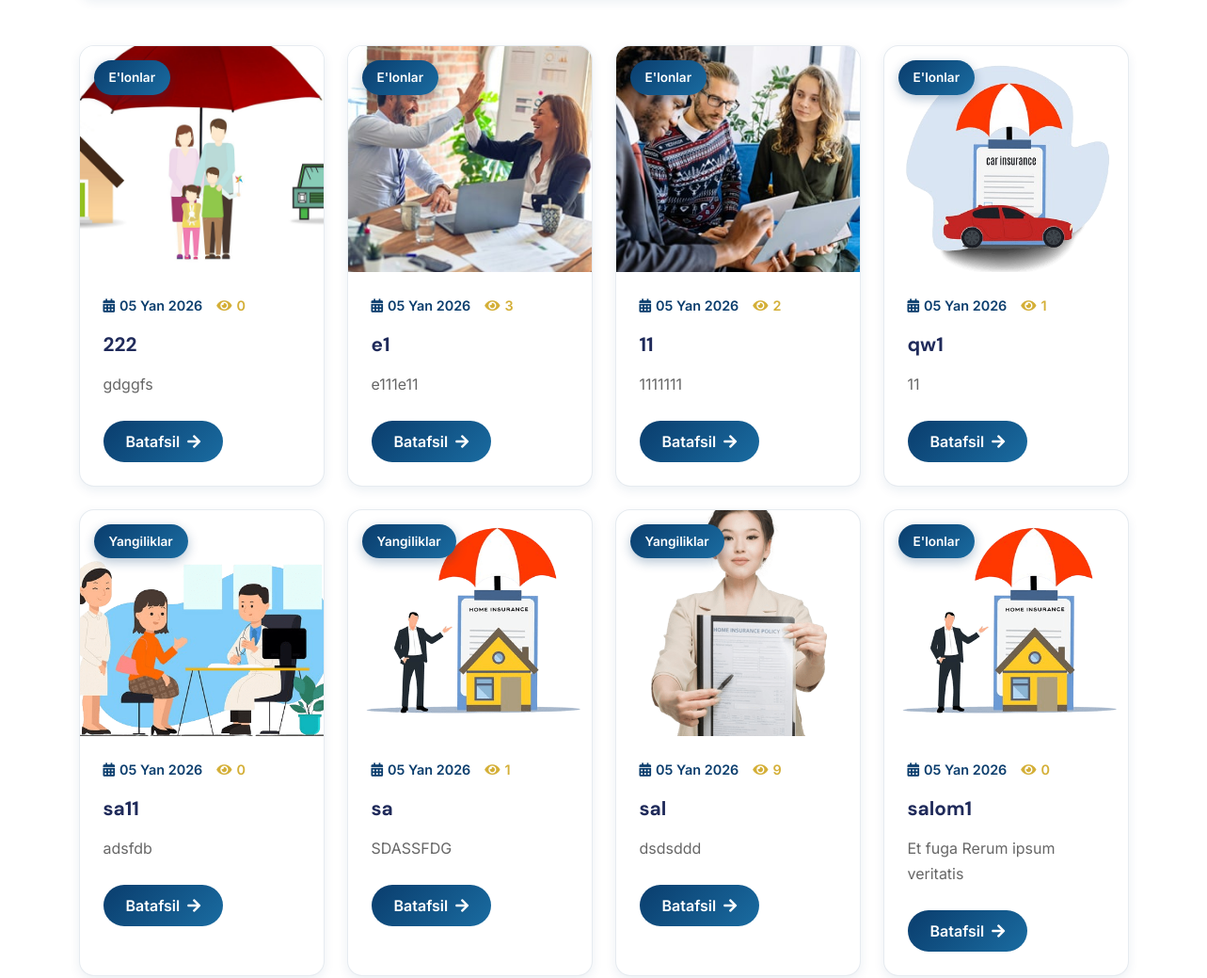
The app's page /yangiliklar/ (middle part), older data.
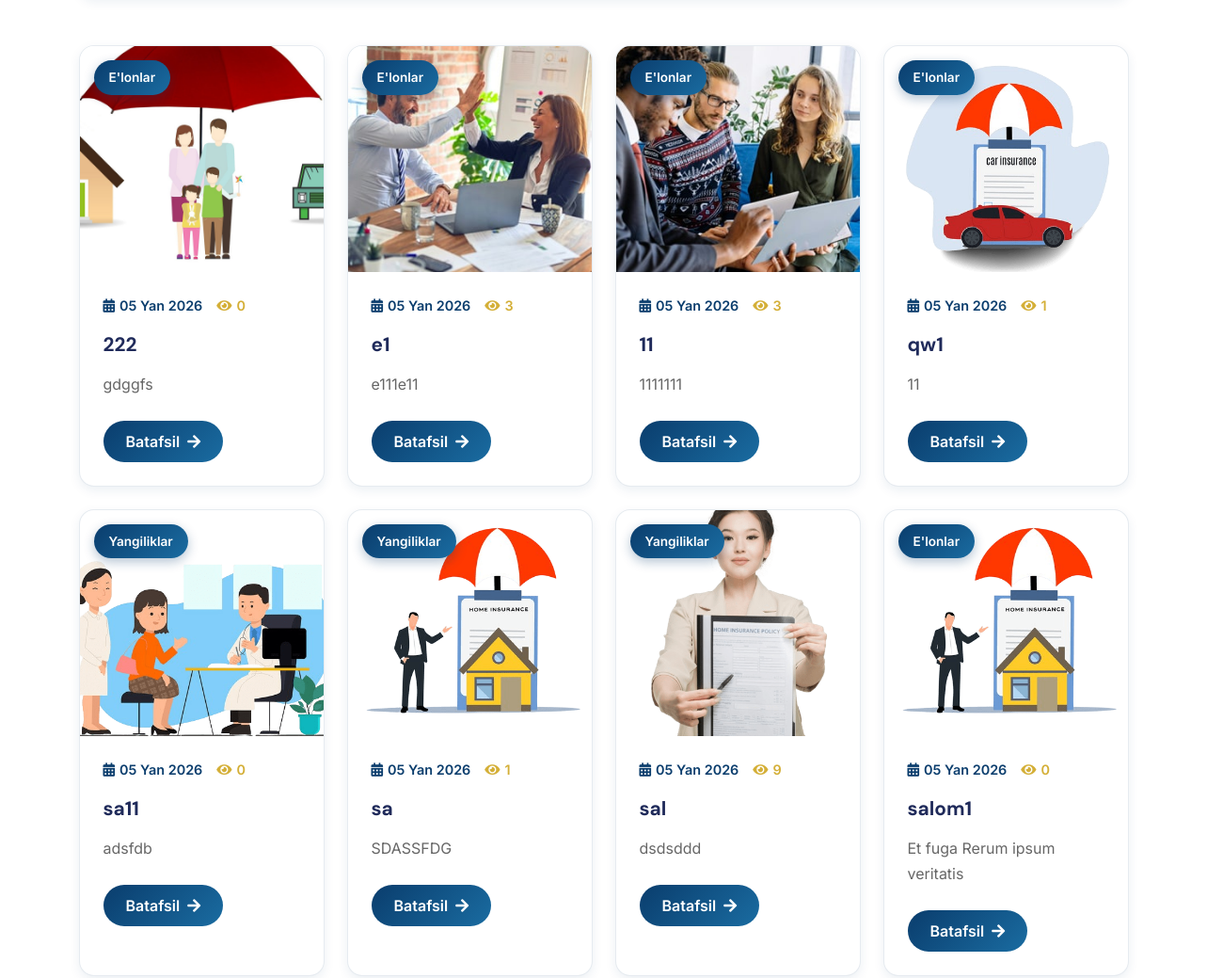
The same page, newer data.
### news/models.py (models this page shows, shortened)
class Post(models.Model):
    STATUS_CHOICES = (
        ('draft', 'Draft'),
        ('published', 'Published'),
        ('featured', 'Featured'),
    )
    title = models.CharField(max_length=200)
    slug = models.SlugField(unique=True, max_length=200, blank=True)
    author = models.ForeignKey(User, on_delete=models.CASCADE, related_name='blog_posts')
    category = models.ForeignKey(Category, on_delete=models.CASCADE, related_name='posts')
    content = models.TextField()
    excerpt = models.TextField(max_length=300, blank=True)
    image = models.ImageField(upload_to='blog/images/')
    status = models.CharField(max_length=10, choices=STATUS_CHOICES, default='draft')
    views = models.PositiveIntegerField(default=0)
    is_main = models.BooleanField(default=False)
    published_date = models.DateTimeField(default=timezone.now)
    created_at = models.DateTimeField(auto_now_add=True)
    updated_at = models.DateTimeField(auto_now=True)
    class Meta:
        ordering = ('-published_date',)
    def get_absolute_url(self):
        return reverse('post_detail', kwargs={'slug': self.slug})

class Category(models.Model):
    name = models.CharField(max_length=100)
    slug = models.SlugField(unique=True, blank=True)
    description = models.TextField(blank=True)
    created_at = models.DateTimeField(auto_now_add=True)
    class Meta:
        verbose_name_plural = "Categories"

### news/views.py (the view)
# urls.py: path('yangiliklar/', PostListView.as_view(), name='post_list'),
class PostListView(ListView):
    model = Post
    template_name = 'post_list.html'
    context_object_name = 'posts'
    paginate_by = 8
    def get_queryset(self):
        queryset = Post.objects.filter(status='published')
        category_slug = self.kwargs.get('category_slug')
        if category_slug:
            category = get_object_or_404(Category, slug=category_slug)
            queryset = queryset.filter(category=category)
        search_query = self.request.GET.get('q')
        if search_query:
            queryset = queryset.filter(
                Q(title__icontains=search_query) |
                Q(content__icontains=search_query) |
                Q(excerpt__icontains=search_query)
            )
        return queryset
    def get_context_data(self, **kwargs):
        context = super().get_context_data(**kwargs)
        context['categories'] = Category.objects.all()
        context['recent_posts'] = Post.objects.filter(status='published')[:5]
        context['featured_posts'] = Post.objects.filter(status='published', is_main=True)[:3]
        return context

### templates/post_list.html (shortened to what this page needs)
{% extends "index.html" %}
{% load static %}
{% block content %}
<div class="container">
    {% if posts %}
    <div class="row g-4" id="postsGrid">
        {% for post in posts %}
        <div class="col-12 col-md-6 col-lg-3 wow fadeInUp" style="--animation-order: {{ forloop.counter }}">
            <div class="post-card">
                <div class="post-card-image">
                    <img src="{{ post.image.url }}"
                         alt="{{ post.title }}"
                         loading="lazy">
                    <div class="post-card-badge">
                        {{ post.category.name }}
                    </div>
                </div>
                <div class="post-card-content">
                    <div class="post-meta">
                        <span class="post-date">
                            <i class="fas fa-calendar-alt"></i>
                            {{ post.published_date|date:"d M Y" }}
                        </span>
                        <span class="post-views">
                            <i class="fas fa-eye"></i>
                            {{ post.views }}
                        </span>
                    </div>
                    <h3 class="post-title">
                        <a href="{{ post.get_absolute_url }}" class="text-decoration-none">
                            {{ post.title }}
                        </a>
                    </h3>
                    <p class="post-excerpt">
                        {{ post.excerpt|truncatewords:25 }}
                    </p>
                    <div class="post-footer">
                        <a href="{{ post.get_absolute_url }}" class="read-more-btn">
                            Batafsil
                            <i class="fas fa-arrow-right"></i>
                        </a>
                    </div>
                </div>
            </div>
        </div>
        {% endfor %}
    </div>
    {% endif %}
</div>
{% endblock %}

Row changes from the older to the newer data that the page shows:
changed Post (number 3 of 8 on the later page): views "2" → "3"
